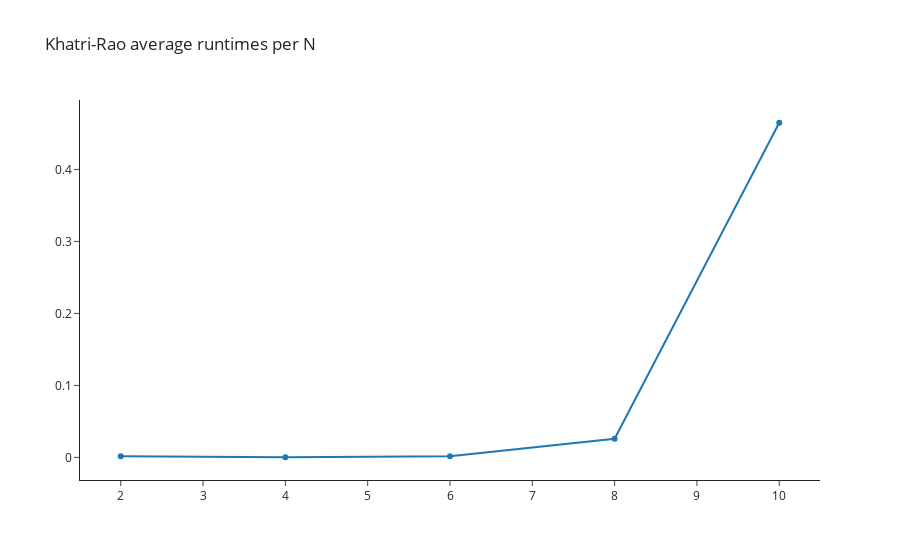

The code cell stored with this chart in its notebook:
### Code cell
fig = go.Figure(
    layout=go.Layout(
        title="Khatri-Rao average runtimes per N",
        template="simple_white"))

fig.add_trace(go.Scatter(x=[2, 4, 6, 8, 10], y=problem2_runtimes))

fig.show()

### Figure 1 — Plotly figure (JSON) as saved in the notebook; plotly's stock layout.template omitted (floating-point values rounded to 4 significant figures)
{"data": [{"type": "scatter", "x": [2, 4, 6, 8, 10], "y": [0.001486, 0.0002094, 0.001735, 0.02597, 0.4649]}], "layout": {"title": {"text": "Khatri-Rao average runtimes per N"}}}
